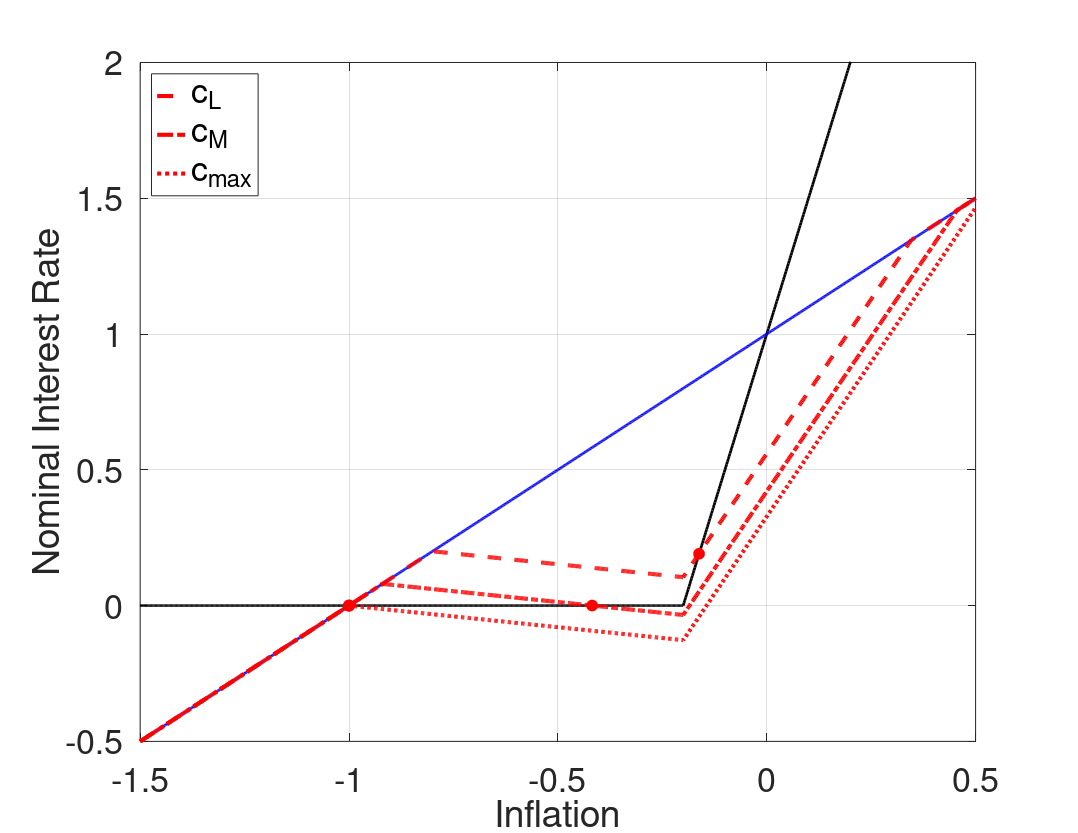

Write the MATLAB code that produced this figure.
%--------------------------------------------------------------------------
% File Name: iid_RAFR_cPHIpi_h.m
% Author: Philip Coyle
% Date Created: 01/07/2019
%--------------------------------------------------------------------------

clear all
close all
% clc

%% Model Calibration
cBET = 1/1.0025;
cSIGMA = 1;
cKAPPA = 0.02;
cPHIpi = 5;
cRstar = 1/400;
p_m = 0.5; %Probability of being in the middle state 

cSHOCK_lb =((cRstar)*(cPHIpi - 1))/(cKAPPA*cPHIpi*cSIGMA);
cSHOCK_ub =((cRstar)*(cKAPPA*cPHIpi*cSIGMA + 1))/(cKAPPA*cPHIpi*cSIGMA);
cSHOCK_bound = -(2*(cRstar)*(cPHIpi - 1)*(cKAPPA*cPHIpi*cSIGMA + 1))/(cKAPPA*cPHIpi^2*cSIGMA*(cKAPPA*cSIGMA + 1)*(p_m - 1));
cSHOCK_grid = [0.075, 0.09, max([cSHOCK_lb,cSHOCK_ub,cSHOCK_bound])];

%% Housekeeping
% Set Grid Intervals
pi_m_low = -1.5/400;
pi_m_high = 0.5/400;
numgrid = 1001;
pi_m = linspace(pi_m_low,pi_m_high, numgrid)';

% Allocate Space
inx_ub = zeros(length(cSHOCK_grid),1);
pi_ub_zlb = zeros(length(cSHOCK_grid),1);
inx_lb = zeros(length(cSHOCK_grid),1);
pi_lb_zlb = zeros(length(cSHOCK_grid),1);
rafr = zeros(numgrid,length(cSHOCK_grid));


% Find max inflation that leads to ZLB binding
bound = -cRstar/cPHIpi;

inx_m = find(min(abs(pi_m - bound)) == abs(pi_m - bound));
% Find pi_m point where middle state interst rate binds
pi_m_zlb = pi_m(inx_m);

% Taylor Rule
tr = max(0,cRstar + cPHIpi*pi_m);

% 'Riskless' Fisher Relation
fr = pi_m + cRstar;

for j = 1:length(cSHOCK_grid)
    cSHOCK = cSHOCK_grid(j);
    %% Policy Functions from below (Assume middle state interst rate binds)
    % Low  High state inflation & expected inflation (as functions of middle state inflation)
    pi_l_b = pi_m - cKAPPA*cSIGMA*cSHOCK;
    pi_h_b = (pi_m - cKAPPA*cSIGMA*(cRstar - cSHOCK))/(1+cKAPPA*cSIGMA*cPHIpi);
    exp_pi_b = (1-p_m)/2*pi_l_b + p_m*pi_m + (1-p_m)/2*pi_h_b;

    % Low Middle and High state output & expected output (as functions of middle state inflation)
    y_m_b = (pi_m - cBET*exp_pi_b)/cKAPPA;
    y_l_b = y_m_b - cSIGMA*cSHOCK;
    y_h_b = y_m_b - cSIGMA*(cRstar + cPHIpi*pi_h_b - cSHOCK);
    exp_y_b = (1-p_m)/2*y_l_b + p_m*y_m_b + (1-p_m)/2*y_h_b;

    % Find pi_m point where high state interst rate binds
    inx_lb(j) = find(min(abs(pi_h_b - bound)) == abs(pi_h_b - bound));
    pi_lb_zlb(j) = pi_m(inx_lb(j));

    %% Policy Functions from above (Assume middle state interst rate does not bind)
    % Low  High state inflation & expected inflation (as functions of middle state inflation)
    pi_l_a = pi_m*(1+cKAPPA*cSIGMA*cPHIpi) + cKAPPA*cSIGMA*(cRstar - cSHOCK);
    pi_h_a = pi_m + (cKAPPA*cSIGMA*cSHOCK)/(1+cKAPPA*cSIGMA*cPHIpi);
    exp_pi_a = (1-p_m)/2*pi_l_a + p_m*pi_m + (1-p_m)/2*pi_h_a;

    % Low Middle and High state output & expected output (as functions of middle state inflation)
    y_m_a = (pi_m - cBET*exp_pi_a)/cKAPPA;
    y_l_a = y_m_a + cSIGMA*(cPHIpi*pi_m + cRstar - cSHOCK);
    y_h_a = y_m_a + cSIGMA*(cPHIpi*(pi_m - pi_h_a) + cSHOCK);
    exp_y_a = (1-p_m)/2*y_l_a + p_m*y_m_a + (1-p_m)/2*y_h_a;

    % Find pi_m point where low state interst rate binds
    inx_ub(j) = find(min(abs(pi_l_a - bound)) == abs(pi_l_a - bound));
    pi_ub_zlb(j) = pi_m(inx_ub(j));

    %% Define Risk Adjusted Fisher Relationship   
    for i = 1:numgrid
        if pi_m(i) < pi_lb_zlb(j) || pi_m(i) > pi_ub_zlb(j)
            rafr(i,j) = pi_m(i) + cRstar;
        elseif pi_m(i) <= pi_m_zlb
            rafr(i,j) = cRstar + pi_m(i) + (exp_pi_b(i) - pi_m(i)) + 1/cSIGMA*(exp_y_b(i) - y_m_b(i));
        elseif pi_m(i) <= pi_ub_zlb(j)
            rafr(i,j) = cRstar + pi_m(i) + (exp_pi_a(i) - pi_m(i)) + 1/cSIGMA*(exp_y_a(i) - y_m_a(i));
        end
    end
end
        
%% Plotting
type = {'--','-.',':'};

fig(1) = figure(1);
grid on
box on
hold on
plot(400*pi_m, 400*tr,'Color','k','LineWidth',2);
plot(400*pi_m, 400*fr,'Color','b','LineWidth',2);
for j = 1:length(cSHOCK_grid)
    [~,inx] = sort(abs(tr - rafr(:,j)));
    if j == length(cSHOCK_grid)
        RSS = inx(1);    
    else
        RSS = inx(1:2);
        it = 2;
        while abs(RSS(1) - RSS(2)) <= 10
            RSS(2) = inx(it + 1);
            it = it + 1;
        end
    end
    h(j) = plot(400*pi_m, 400*rafr(:,j),'Color','r','LineStyle',type{j},'LineWidth',3);
    p1 = plot(400*pi_m(RSS(1)),400*rafr(RSS(1),j));
    if j ~= 3
        p2 = plot(400*pi_m(RSS(2)),400*rafr(RSS(2),j)); 
        set([p1 p2],'Marker','o','MarkerEdgeColor','r','MarkerFaceColor','r','MarkerSize',8)
    else
        set(p1,'Marker','o','MarkerEdgeColor','r','MarkerFaceColor','r','MarkerSize',8)
    end
end

xlabel('Inflation','FontSize',16)
ylabel('Nominal Interest Rate','FontSize',16)
set(gca,'Xlim',[400*pi_m(1), 400*pi_m(end)],'Ylim',[-0.5, 2],'FontSize',25)
L = legend([h(1) h(2) h(3)],'c_L','c_M','c_{max}');
set(L,'Location','NorthWest','Fontsize',25)

savedir = cd;
if ispc 
    savedir = fullfile(savedir, '..\..\..');
    savedir = strcat(savedir,'\Final\');
else
    savedir = fullfile(savedir, '../../..');
    savedir = strcat(savedir,'/Final/');
end

set(fig(1),'PaperOrientation','Landscape');
set(fig(1),'PaperPosition',[0 0 11 8.5]);
print(fig(1),'-dpdf',strcat(savedir,'iid_RAFR_cPHIpi_h.pdf'));

